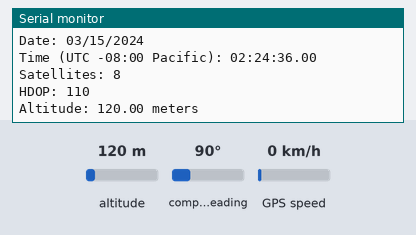
The sketch below on a simulated Arduino Uno, built with avr-gcc and run on an emulated ATmega328P. Shown: the last lines printed to the serial monitor. The inputs (shaded band) are chosen by the test bench; at power-on: altitude 120 m, GPS speed 0 km/h, compass heading 90°. The GPS gets a fix after 3 s at 37.7749, -122.4194 with 8 satellites.

Above: at 6.2 s.
6.3 s: altitude set to 20 m
At 6.3 s:
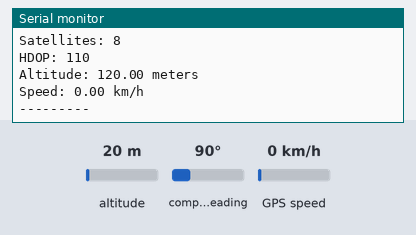
7.8 s: GPS speed set to 2 km/h
At 8.8 s:
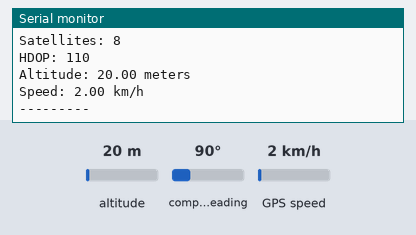
9.3 s: altitude set to 250 m
At 10.9 s:
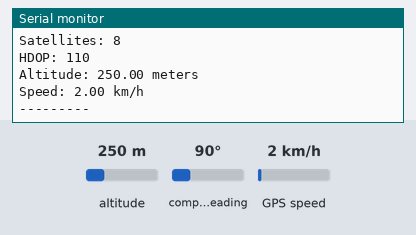
Timing chart, 0 to 12.4 s (numbered marks = the images above; inputs shaded):
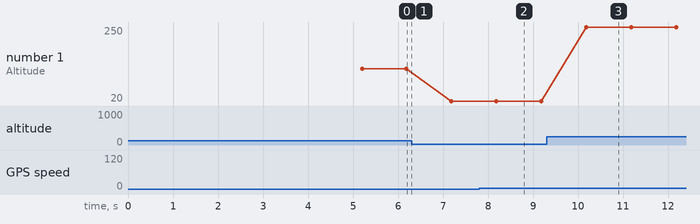

The sketch:

NEO6MGPS.ino
```cpp
#include <SoftwareSerial.h>
#include <TinyGPSPlus.h>

// GPS pin configuration
const int GPS_TX_PIN = 10;
const int GPS_RX_PIN = 11;

SoftwareSerial mySerial(GPS_TX_PIN, GPS_RX_PIN);
TinyGPSPlus gps;

// Function declarations
void displayGPSInfo();
void printFormattedFloat(double number, int digits = 2);

// Time zone and update settings
const int timeZoneOffset = -8;
const char *timeZoneName = "UTC -08:00 Pacific";
const unsigned long UPDATE_INTERVAL_MS = 1000;
bool printRawData = false; // Set to true if you want to print raw data, false otherwise.

void setup()
{
    Serial.begin(9600);
    mySerial.begin(9600);
    delay(5000);
    Serial.println("Neo 6M with TinyGPS++");
    Serial.println("---------------------");
}

void loop()
{
    bool newData = false;
    unsigned long start = millis();

    // Process GPS data within update interval
    while (millis() - start < UPDATE_INTERVAL_MS)
    {
        while (mySerial.available())
        {
            char c = mySerial.read();
            if (printRawData)
            {
                Serial.write(c); // Print the raw data to the console.
            }
            if (gps.encode(c))
            {
                if (gps.location.isValid() && !newData)
                {
                    displayGPSInfo();
                    newData = true;
                }
            }
        }
    }

    if (!newData)
    {
        Serial.println("Waiting for GPS signal...");
    }
}

// Helper function to determine the days in a month
byte daysInMonth(byte month, int year)
{
    if (month == 2)
    {
        return (year % 4 == 0 && (year % 100 != 0 || year % 400 == 0)) ? 29 : 28;
    }
    return (month == 4 || month == 6 || month == 9 || month == 11) ? 30 : 31;
}

void adjustTimeForTimezone(int *hour, byte *day, byte *month, int *year)
{
    if (*hour < 0)
    {
        *hour += 24;
        (*day)--;
        if (*day == 0)
        {
            (*month)--;
            if (*month == 0)
            {
                (*month) = 12;
                (*year)--;
            }
            *day = daysInMonth(*month, *year);
        }
    }
    else if (*hour >= 24)
    {
        *hour -= 24;
        (*day)++;
        if (*day > daysInMonth(*month, *year))
        {
            (*day) = 1;
            (*month)++;
            if (*month > 12)
            {
                (*month) = 1;
                (*year)++;
            }
        }
    }
}

// Display the processed GPS information
void displayGPSInfo()
{
    Serial.println("GPS Data:");
    Serial.println("---------");

    if (gps.location.isValid())
    {
        Serial.print("Latitude:  ");
        printFormattedFloat(gps.location.lat(), 5);
        Serial.println("°");
        Serial.print("Longitude: ");
        printFormattedFloat(gps.location.lng(), 5);
        Serial.println("°");
    }
    else
    {
        Serial.println("Location: Not available");
    }

    // Process and display date and time
    if (gps.date.isValid() && gps.time.isValid())
    {
        int year = gps.date.year();
        byte month = gps.date.month();
        byte day = gps.date.day();
        byte hour = gps.time.hour();
        byte minute = gps.time.minute();
        byte second = gps.time.second();
        byte hundredths = 0;

        int localHour = hour + timeZoneOffset;
        adjustTimeForTimezone(&localHour, &day, &month, &year);

        char buffer[100];
        snprintf(buffer, sizeof(buffer), "Date: %02d/%02d/%d", month, day, year);
        Serial.println(buffer);
        snprintf(buffer, sizeof(buffer), "Time (%s): %02d:%02d:%02d.%02d", timeZoneName, localHour, minute, second, hundredths);
        Serial.println(buffer);
    }
    else
    {
        Serial.println("Date & Time: Not available");
    }

    if (gps.satellites.isValid())
    {
        Serial.print("Satellites: ");
        Serial.println(gps.satellites.value());
    }
    if (gps.hdop.isValid())
    {
        Serial.print("HDOP: ");
        Serial.println(gps.hdop.value());
    }
    if (gps.altitude.isValid())
    {
        Serial.print("Altitude: ");
        printFormattedFloat(gps.altitude.meters(), 2);
        Serial.println(" meters");
    }
    else
    {
        Serial.println("Altitude: Not available");
    }
    if (gps.speed.isValid())
    {
        Serial.print("Speed: ");
        printFormattedFloat(gps.speed.kmph(), 2);
        Serial.println(" km/h");
    }
    else
    {
        Serial.println("Speed: Not available");
    }

    Serial.println("---------");
    Serial.println();
}

// Print float numbers with specific digits
void printFormattedFloat(double number, int digits)
{
    if (number < 0.0)
    {
        Serial.print('-');
        number = -number;
    }

    double rounding = 0.5;
    for (uint8_t i = 0; i < digits; ++i)
    {
        rounding /= 10.0;
    }

    number += rounding;
    unsigned long intPart = (unsigned long)number;
    double remainder = number - (double)intPart;
    Serial.print(intPart);

    if (digits > 0)
    {
        Serial.print(".");
    }

    while (digits-- > 0)
    {
        remainder *= 10.0;
        int toPrint = int(remainder);
        Serial.print(toPrint);
        remainder -= toPrint;
    }
}
```

Measured:
- after the input at 7.8 s, the serial monitor: prints a new line after 0.41 s (image 2)
- after the input at 9.3 s, the serial monitor: prints a new line after 0.88 s (image 3)
- plotted number 1: 120 → 20 after the input at 6.3 s, 20 → 250 after the input at 9.3 s
